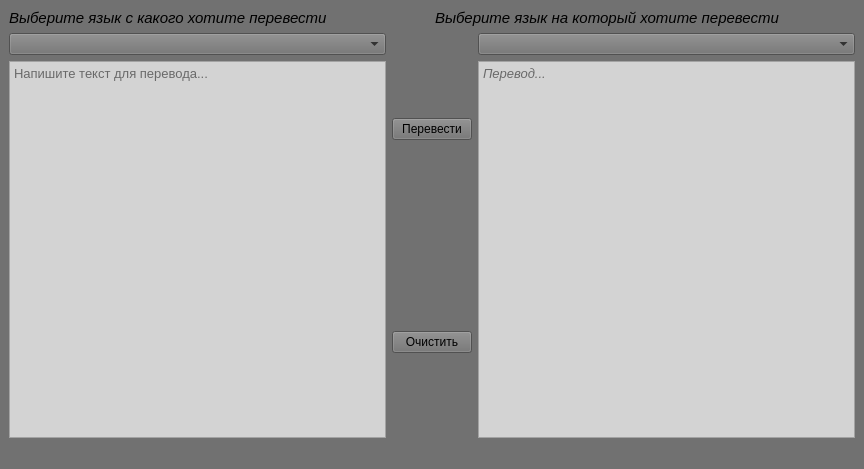
<?xml version="1.0" encoding="UTF-8"?>
<ui version="4.0">
 <class>MainWindow</class>
 <widget class="QMainWindow" name="MainWindow">
  <property name="geometry">
   <rect>
    <x>0</x>
    <y>0</y>
    <width>864</width>
    <height>469</height>
   </rect>
  </property>
  <property name="windowTitle">
   <string>MainWindow</string>
  </property>
  <property name="styleSheet">
   <string notr="true">background-color: rgb(113, 113, 113);</string>
  </property>
  <widget class="QWidget" name="centralwidget">
   <layout class="QVBoxLayout" name="verticalLayout_5">
    <item>
     <layout class="QVBoxLayout" name="verticalLayout_4">
      <item>
       <layout class="QHBoxLayout" name="horizontalLayout_2">
        <item>
         <widget class="QLabel" name="label">
          <property name="font">
           <font>
            <pointsize>11</pointsize>
            <italic>true</italic>
            <bold>false</bold>
           </font>
          </property>
          <property name="text">
           <string>Выберите язык с какого хотите перевести</string>
          </property>
         </widget>
        </item>
        <item>
         <widget class="QLabel" name="label_2">
          <property name="font">
           <font>
            <pointsize>11</pointsize>
            <italic>true</italic>
           </font>
          </property>
          <property name="text">
           <string>Выберите язык на который хотите перевести</string>
          </property>
         </widget>
        </item>
       </layout>
      </item>
      <item>
       <layout class="QHBoxLayout" name="horizontalLayout">
        <item>
         <layout class="QVBoxLayout" name="verticalLayout_2">
          <item>
           <widget class="QComboBox" name="comboBox"/>
          </item>
          <item>
           <widget class="QTextEdit" name="textEdit">
            <property name="font">
             <font>
              <pointsize>10</pointsize>
             </font>
            </property>
            <property name="styleSheet">
             <string notr="true">background-color: rgb(211, 211, 211);</string>
            </property>
            <property name="placeholderText">
             <string>Напишите текст для перевода...</string>
            </property>
           </widget>
          </item>
         </layout>
        </item>
        <item>
         <layout class="QVBoxLayout" name="verticalLayout_3">
          <item>
           <widget class="QPushButton" name="pushButtonTrans">
            <property name="text">
             <string>Перевести</string>
            </property>
           </widget>
          </item>
          <item>
           <spacer name="verticalSpacer">
            <property name="orientation">
             <enum>Qt::Vertical</enum>
            </property>
            <property name="sizeType">
             <enum>QSizePolicy::Fixed</enum>
            </property>
            <property name="sizeHint" stdset="0">
             <size>
              <width>20</width>
              <height>100</height>
             </size>
            </property>
           </spacer>
          </item>
          <item>
           <widget class="QPushButton" name="pushButtonDel">
            <property name="text">
             <string>Очистить</string>
            </property>
           </widget>
          </item>
         </layout>
        </item>
        <item>
         <layout class="QVBoxLayout" name="verticalLayout">
          <item>
           <widget class="QComboBox" name="comboBox_2"/>
          </item>
          <item>
           <widget class="QTextEdit" name="textEdit_2">
            <property name="font">
             <font>
              <pointsize>10</pointsize>
              <italic>true</italic>
             </font>
            </property>
            <property name="styleSheet">
             <string notr="true">background-color: rgb(211, 211, 211);</string>
            </property>
            <property name="placeholderText">
             <string>Перевод...</string>
            </property>
           </widget>
          </item>
         </layout>
        </item>
       </layout>
      </item>
     </layout>
    </item>
   </layout>
  </widget>
  <widget class="QStatusBar" name="statusbar"/>
 </widget>
 <resources/>
 <connections/>
</ui>
